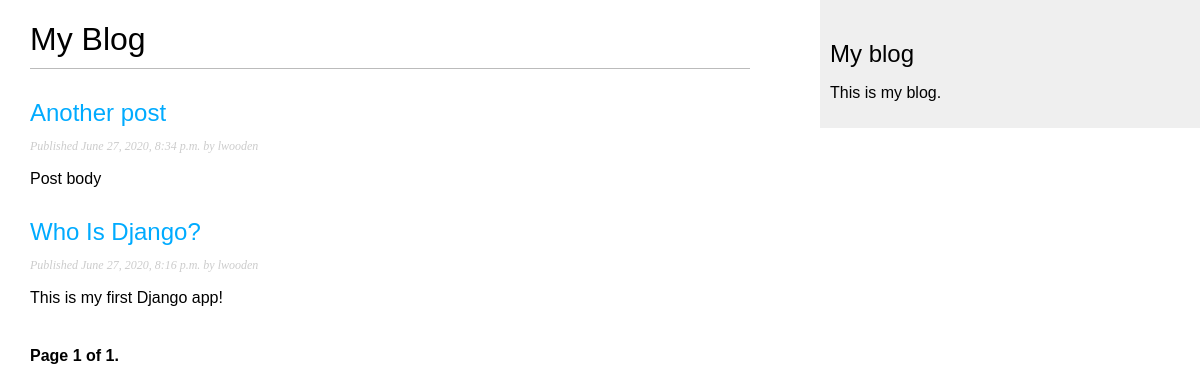
Screenshot of /blog/ with the database file from the repository.
### blog/models.py (models this page shows, shortened)
class Post(models.Model):
    STATUS_CHOICES = (
        ('draft', 'Draft'),
        ('published', 'Published'),
    )
    title = models.CharField(max_length=250)
    slug = models.SlugField(max_length=250, unique_for_date='publish')
    author = models.ForeignKey(User, on_delete=models.CASCADE, related_name='blog_posts')
    body = models.TextField()
    publish = models.DateTimeField(default=timezone.now)
    created = models.DateTimeField(auto_now_add=True)
    updated = models.DateTimeField(auto_now=True)
    status = models.CharField(max_length=10, choices=STATUS_CHOICES, default='draft')
    objects = models.Manager()  # define default model manager
    published = PublishedManager()  # define custom model manager
    class Meta:
        ordering = ('-publish',)
    def get_absolute_url(self):
        return reverse('blog:post_detail',
                    args=[self.publish.year,
                            self.publish.month,
                            self.publish.day,
                            self.slug])

### blog/views.py (the view)
# urls.py: path('', views.PostListView.as_view(), name='post_list'),  # using class based view
class PostListView(ListView):
    queryset = Post.published.all()
    context_object_name = 'posts'
    paginate_by = 3
    template_name = 'blog/post/list.html'

### blog/templates/blog/post/list.html (shortened to what this page needs)
{% extends "blog/base.html" %}
{% block content %}
  <h1>My Blog</h1>
  {% for post in posts %}
    <h2>
      <a href="{{ post.get_absolute_url }}">
        {{ post.title }}
      </a>
    </h2>
    <p class="date">
      Published {{ post.publish }} by {{ post.author }}
    </p>
    {{ post.body|truncatewords:30|linebreaks }}
  {% endfor %}
  {% include "pagination.html" with page=page_obj %}
{% endblock %}

### blog/static/css/blog.css (style rules this page uses)
body { margin:0; padding:0; font-family:helvetica, sans-serif; }
a { color:#00abff; text-decoration:none; }
h1 { font-weight:normal; border-bottom:1px solid #bbb; padding:0 0 10px 0; }
h2 { font-weight:normal; margin:30px 0 0; }
p.date { color:#ccc; font-family: georgia, serif; font-size: 12px; font-style: italic; }

### rows the page displays
Post: title "Another post", publish "June 27, 2020, 8:34 p.m.", author "lwooden", body "Post body"
Post: title "Who Is Django?", publish "June 27, 2020, 8:16 p.m.", author "lwooden", body "This is my first Django app!"

### other values shown
{{ page.number }} "1"
{{ page.paginator.num_pages }} "1"
